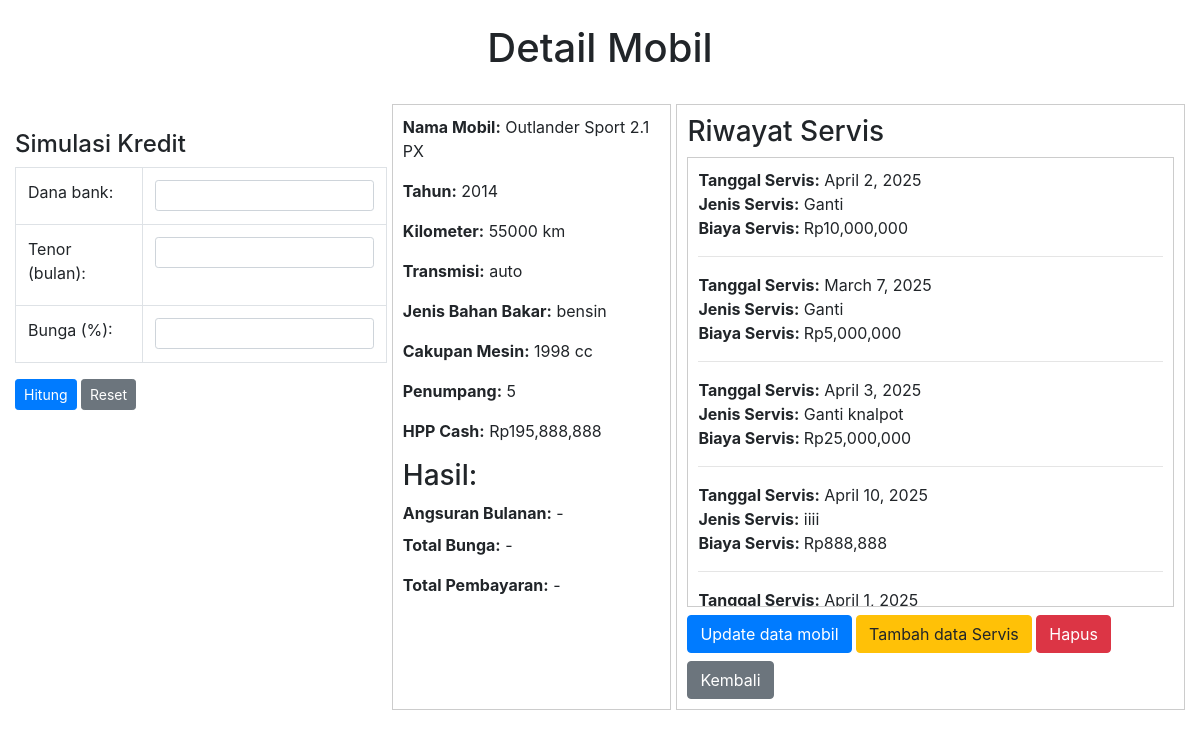
/detail/4/, run on the app's committed database.
### cars/models.py (models this page shows, shortened)
class Cars(models.Model):
    id = models.AutoField(primary_key=True)
    nama = models.CharField(max_length=100)
    harga = models.DecimalField(max_digits=12, decimal_places=2)
    merek = models.CharField(max_length=50)
    model = models.CharField(max_length=50)
    tahun = models.IntegerField()
    kilometer = models.IntegerField()
    transmisi = models.CharField(max_length=20, choices=[('auto', 'Otomatis'), ('manual', 'Manual')])
    jenis_bahan_bakar = models.CharField(max_length=20, choices=[('bensin', 'Bensin'), ('diesel', 'Diesel'), ('elektrik', 'Elektrik')])
    mesin = models.CharField(max_length=50)
    tempat_duduk = models.IntegerField()
    deskripsi = models.TextField()
    gambar = models.ImageField(upload_to='cars/images/', blank=True, null=True)

class ServiceHistory(models.Model):
    mobil = models.ForeignKey(Cars, on_delete=models.CASCADE, related_name='service_histories')
    tanggal_service = models.DateField()
    deskripsi = models.TextField()
    biaya = models.DecimalField(max_digits=10, decimal_places=2)

### cars/views.py (the view)
# urls.py: path('detail/<int:car_id>/', detail_car, name='detail_car'),
def detail_car(request, car_id):
    car = get_object_or_404(Cars, id=car_id)
    service_history = car.service_histories.all()  # Fetch the service history entries for the car
    total_biaya = sum(service.biaya for service in service_history)
    context = {
        'car': car,  # Pass the car object to the template for rendering
        'service_history': service_history,  # Pass the service
        'total_biaya': total_biaya,
        'cash': total_biaya + car.harga,  # Pass the total service cost to the template for rendering
    }
    return render(request, 'cars/detail.html', context)

### cars/templates/cars/detail.html (shortened to what this page needs)
{% load static %}
{% load humanize %}
<!DOCTYPE html>
<html lang="en">
<head>
    <link
      rel="stylesheet"
      href="https://cdn.jsdelivr.net/npm/bootstrap@4.0.0/dist/css/bootstrap.min.css"
    />
</head>
<body>
    <div class="container-fluid">
        <div class="row">
            <div class="col-md-12 text-center my-4">
                <h1>Detail Mobil</h1>
            </div>
        </div>
        <div class="d-flex">
            <div class="flex-fill text-justify">
                <h4 style="margin-top: 2px;">Simulasi Kredit</h4>
                <table class="table table-bordered">
                    <tr>
                        <td><label for="cash">Dana bank:</label></td>
                        <td><input type="number" name="cash" id="cash" class="form-control form-control-sm" required></td>
                    </tr>
                    <tr>
                        <td><label for="tenor">Tenor (bulan):</label></td>
                        <td><input type="number" name="tenor" id="tenor" class="form-control form-control-sm" required></td>
                    </tr>
                    <tr>
                        <td><label for="interest">Bunga (%):</label></td>
                        <td><input type="number" name="interest" id="interest" class="form-control form-control-sm" required></td>
                    </tr>
                </table>
                <button type="submit" class="btn btn-primary btn-sm" id="hitung">Hitung</button>
                <button type="reset" class="btn btn-secondary btn-sm" id="reset_hitungan">Reset</button>
            </div>
            <div class="flex-fill" style="margin-left: 5px; border: 1px solid #ccc; padding: 10px;">
                <div class="mb-3">
                    <strong>Nama Mobil:</strong> {{ car.nama }}
                </div>
                <div class="mb-3">
                    <strong>Tahun:</strong> {{ car.tahun }}
                </div>
                <div class="mb-3">
                    <strong>Kilometer:</strong> {{ car.kilometer }} km
                </div>
                <div class="mb-3">
                    <strong>Transmisi:</strong> {{ car.transmisi }}
                </div>
                <div class="mb-3">
                    <strong>Jenis Bahan Bakar:</strong> {{ car.jenis_bahan_bakar }}
                </div>
                <div class="mb-3">
                    <strong>Cakupan Mesin:</strong> {{ car.mesin }}
                </div>
                <div class="mb-3">
                    <strong>Penumpang:</strong> {{ car.tempat_duduk }}
                </div>
                <div class="mb-3">
                    <strong>HPP Cash:</strong> Rp{{ cash|floatformat:0|intcomma }}
                </div>
                <h3>Hasil:</h3>
                <div class="mb-2">
                    <strong>Angsuran Bulanan:</strong> <span id="angsuran_bulanan">-</span>
                </div>
                <div class="mb-2">
                    <p><strong>Total Bunga:</strong> <span id="total_bunga">-</span></p>
                </div>
                <div class="mb-2">
                    <p><strong>Total Pembayaran:</strong> <span id="total_pembayaran">-</span></p>
                </div>
            </div>
            <div class="flex-fill" style="border: 1px solid #ccc; padding: 10px; margin-left: 5px">
                <div class="">
                    <h3>Riwayat Servis</h3>
                    <div style="max-height: 450px; overflow-y: auto; border: 1px solid #ccc; padding: 10px;">
                        {% for service in service_history %}
                            <strong>Tanggal Servis:</strong> {{ service.tanggal_service }}<br>
                            <strong>Jenis Servis:</strong> {{ service.deskripsi }}<br>
                            <strong>Biaya Servis: </strong> Rp{{ service.biaya|floatformat:0|intcomma }}<br>
                            <hr>
                        {% endfor %}
                    </div>
                    <a href="{% url 'update_car' car.id %}" class="btn btn-primary mt-2">Update data mobil</a>
                    <a href="{% url 'service_history' car.id%}" class="btn btn-warning mt-2">Tambah data Servis</a>
                    <form method="POST" action="{% url 'delete_car' car.id %}" style="display: inline-block;">
                        <button type="submit" onclick="return confirm('Yakin ingin menghapus mobil ini?')" class="btn btn-danger mt-2">Hapus</button>
                    </form>
                    <a href="{% url 'carList' %}" class="btn btn-secondary mt-2">Kembali</a>
                </div>
            </div>
        </div>
        </div>
</body>
</html>

### data on the page
Cars: nama "Outlander Sport 2.1 PX", tahun "2014", kilometer "55000", transmisi "auto", jenis_bahan_bakar "bensin", mesin "1998 cc", tempat_duduk "5"
ServiceHistory: tanggal_service "April 2, 2025", deskripsi "Ganti", biaya "10,000,000"
ServiceHistory: tanggal_service "March 7, 2025", deskripsi "Ganti", biaya "5,000,000"
ServiceHistory: tanggal_service "April 3, 2025", deskripsi "Ganti knalpot", biaya "25,000,000"
ServiceHistory: tanggal_service "April 10, 2025", deskripsi "iiii", biaya "888,888"
ServiceHistory: tanggal_service "April 1, 2025"

### other printed values
{{ cash|floatformat:0|intcomma }} "195,888,888"
